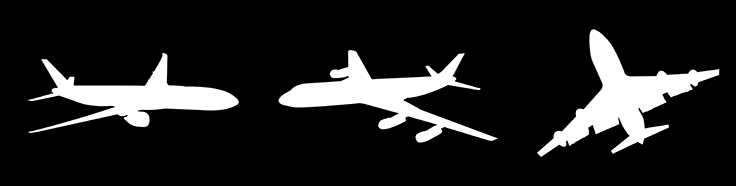
#> input picture pyimage/humoments_planes.png, 736 x 186 px, found by its file name
$ jupyter execute hu_moment_feature_vector.ipynb   (older library calls are emulated)
#> lines starting #> are read from the running program, lines starting #| are printed output that depends on the picture; after the words box and inside, x2 and y2 are one past the last pixel; in counts of white or black regions, pixels touching at a corner belong together
[cell 1]
import numpy as np
import cv2
import imutils
import os

[cell 2]
# link for hu moment concept https://www.learnopencv.com/shape-matching-using-hu-moments-c-python/
# https://www.youtube.com/watch?v=AAbUfZD_09s

[cell 3]
'''
moments of distribution of a matter about a point in physics
in image processing is it defined as
sum of (XiYj)*(pixel at ij location) ## only for non zero pixel
if j,i=0 then moment =area (sum of number of non zero pixel )
if i,j=1,0 then moment = sum of value of X

Central moment :- moment is dependent on image orientation and it location
so to overcome this we use central moment
i.e we define (x-x') and y as (y-y')
where x' and y' is mean value of x and y
and can be calculate as x'=m10/m00 and y'=m01/m00  m00-->area      '''

[cell 4]
# moments=cv2.HuMoments(cv2.moments(roi)).flatten()

[cell 5]
image=cv2.imread(r'C:\Users\arpit14276\Desktop\pyimagesearch\humoments_planes.png')
#> image is the input picture: shape (186, 736, 3); min 0, max 255, mean 33.7

[cell 6]
gray=cv2.cvtColor(image,cv2.COLOR_BGR2GRAY)

[cell 7]
moments=cv2.HuMoments(cv2.moments(gray)).flatten()
#> moments = [0.0089, 7.57e-05, 2.39e-08, 1.86e-08, 3.92e-16, 1.62e-10, -2.12e-18]

[cell 8]
moments
#> Out has the same summary as moments

[cell 9]
cnts=cv2.findContours(gray.copy(),cv2.RETR_EXTERNAL,cv2.CHAIN_APPROX_SIMPLE)
#> cnts = 3 contours; box (x1, y1, x2, y2) and area: (537, 29, 720, 157) 6663, (278, 50, 498, 143) 6237, (27, 52, 239, 133) 5404

[cell 10]
cnts=cnts[0] if imutils.is_cv2() else cnts[1]

[cell 11]
for i,c in enumerate(cnts):
    (x,y,w,h)=cv2.boundingRect(c)
    roi=gray[y:y+h,x:x+w]
    moments=cv2.HuMoments(cv2.moments(roi)).flatten()
    print (moments)
    cv2.imshow('ROI',roi)
    cv2.waitKey(0)
#> this loop made 3 passes
#> (x, y, w, h) on passes 1 to 3: (27, 52, 212, 81), (278, 50, 220, 93), (537, 29, 183, 128)
#| [2.00162991e-03 3.01754249e-06 3.08984971e-11 4.14364409e-11
#|  4.97600769e-22 5.93897843e-14 1.39666817e-21]
#| [ 1.80851599e-03  1.92184829e-06  5.41577862e-10  4.41334901e-11
#|   5.46923123e-21 -2.19817014e-14 -4.07951523e-21]
#| [1.18498670e-03 1.91160278e-07 5.89818694e-10 2.59586273e-14
#|  8.63387433e-26 2.03739557e-18 5.35057510e-26]
#> pass 1, `roi=gray[y:y+h,x:x+w]`:
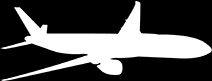
#> roi: shape (81, 212); min 0, max 255, mean 79
#> pass 2, `roi=gray[y:y+h,x:x+w]`:
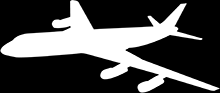
#> roi: shape (93, 220); min 0, max 255, mean 76.8
#> pass 3, `roi=gray[y:y+h,x:x+w]`:
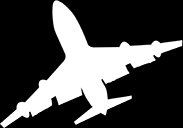
#> roi: shape (128, 183); min 0, max 255, mean 71.8
cv2.destroyAllWindows()

[cell 12]
## quiz ####

[cell 13]
image=cv2.imread(r'C:\Users\arpit14276\Desktop\pyimagesearch\shape_explosion.jpg')
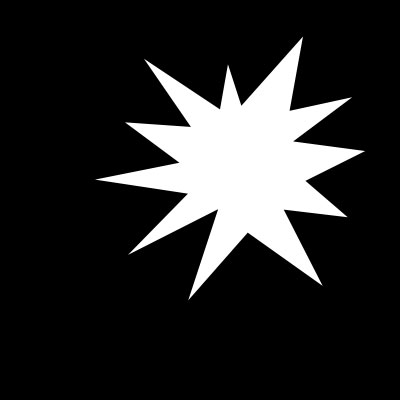
#> input picture pyimage/shape_explosion.jpg, 400 x 400 px, found by its file name
#> image is the input picture: shape (400, 400, 3); min 0, max 255, mean 41.2

[cell 14]
gray=cv2.cvtColor(image,cv2.COLOR_BGR2GRAY)
#> gray: shape (400, 400)
moments=cv2.HuMoments(cv2.moments(gray)).flatten()
#> moments = [0.000775, 7.51e-10, 8.84e-12, 4.53e-13, -2.05e-25, 1.22e-17, 8.82e-25]
moments
#> Out has the same summary as moments

[cell 15]
image=cv2.imread(r'C:\Users\arpit14276\Desktop\pyimagesearch\more_shapes_example.png')
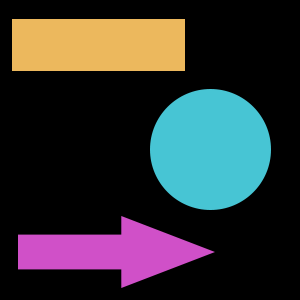
#> input picture pyimage/more_shapes_example.png, 300 x 300 px, found by its file name
#> image is the input picture: shape (300, 300, 3); mean B, G, R 51.9, 49.8, 48.8

[cell 16]
gray=cv2.cvtColor(image,cv2.COLOR_BGR2GRAY)
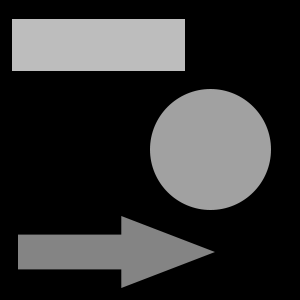
#> gray: shape (300, 300); min 0, max 189, mean 49.7
cnts=cv2.findContours(gray.copy(),cv2.RETR_EXTERNAL,cv2.CHAIN_APPROX_SIMPLE)
#> cnts = 3 contours; box (x1, y1, x2, y2) and area: (150, 89, 271, 210) 11544, (12, 19, 185, 71) 8772, (18, 216, 215, 288) 6985
cnts =cnts[0] if imutils.is_cv2() else cnts[1]
for i in cnts:
    (x,y,w,h)=cv2.boundingRect(i)
    if  w/h <1.02:
        print (w/h)
        moments=cv2.HuMoments(cv2.moments(i)).flatten()
        print (moments)
#> this loop made 3 passes
#> (x, y, w, h) on passes 1 to 2: (18, 216, 197, 72), (150, 89, 121, 121)
#> (i, x, y, w, h) on pass 3: ([[12, 19], [12, 70], [184, 70], [184, 19]], 12, 19, 173, 52)
#| 1.0
#| [ 1.59168084e-01  4.93038066e-32  3.03884924e-30  5.13277163e-30
#|   2.02641343e-59 -1.13773415e-45  5.40506544e-61]
